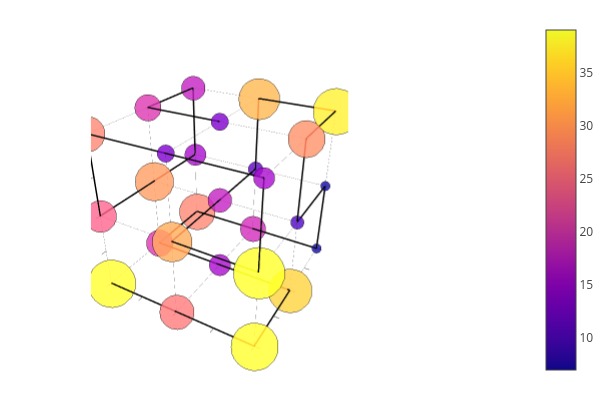

The code cell stored with this chart in its notebook:
### Code cell
plot_cube_with_mutations_on_sphere(x, y, z, lx, ly, lz, PATHS[1234], n_mutations_per_position)

### Figure 1 — Plotly figure (JSON) as saved in the notebook; plotly's stock layout.template omitted (floating-point values rounded to 4 significant figures; data arrays with more than 128 entries replaced by an {"elided": "..."} marker saying what was removed)
{"data": [{"colorbar": {"len": 0.9803, "title": "", "x": 0.6634, "y": 0.5}, "legendgroup": "", "line": {"color": "rgba(0, 0, 0, 0.500)", "dash": "solid", "shape": "linear", "width": 0.5}, "mode": "lines", "name": "", "scene": "scene", "showlegend": false, "type": "scatter3d", "x": [0, 2], "xaxis": "x", "y": [0, 0], "yaxis": "y", "z": [0, 0], "zaxis": "z", "zmax": 39, "zmin": 7}, {"colorbar": {"len": 0.9803, "title": "", "x": 0.6634, "y": 0.5}, "legendgroup": "", "line": {"color": "rgba(0, 0, 0, 0.500)", "dash": "solid", "shape": "linear", "width": 0.5}, "mode": "lines", "name": "", "scene": "scene", "showlegend": false, "type": "scatter3d", "x": [0, 0], "xaxis": "x", "y": [0, 2], "yaxis": "y", "z": [0, 0], "zaxis": "z", "zmax": 39, "zmin": 7}, {"colorbar": {"len": 0.9803, "title": "", "x": 0.6634, "y": 0.5}, "legendgroup": "", "line": {"color": "rgba(0, 0, 0, 0.500)", "dash": "solid", "shape": "linear", "width": 0.5}, "mode": "lines", "name": "", "scene": "scene", "showlegend": false, "type": "scatter3d", "x": [0, 0], "xaxis": "x", "y": [0, 0], "yaxis": "y", "z": [0, 2], "zaxis": "z", "zmax": 39, "zmin": 7}, {"colorbar": {"len": 0.9803, "title": "", "x": 0.6634, "y": 0.5}, "legendgroup": "", "line": {"color": "rgba(0, 0, 0, 0.500)", "dash": "solid", "shape": "linear", "width": 0.5}, "mode": "lines", "name": "", "scene": "scene", "showlegend": false, "type": "scatter3d", "x": [0, 2], "xaxis": "x", "y": [0, 0], "yaxis": "y", "z": [1, 1], "zaxis": "z", "zmax": 39, "zmin": 7}, {"colorbar": {"len": 0.9803, "title": "", "x": 0.6634, "y": 0.5}, "legendgroup": "", "line": {"color": "rgba(0, 0, 0, 0.500)", "dash": "solid", "shape": "linear", "width": 0.5}, "mode": "lines", "name": "", "scene": "scene", "showlegend": false, "type": "scatter3d", "x": [0, 0], "xaxis": "x", "y": [0, 2], "yaxis": "y", "z": [1, 1], "zaxis": "z", "zmax": 39, "zmin": 7}, {"colorbar": {"len": 0.9803, "title": "", "x": 0.6634, "y": 0.5}, "legendgroup": "", "line": {"color": "rgba(0, 0, 0, 0.500)", "dash": "solid", "shape": "linear", "width": 0.5}, "mode": "lines", "name": "", "scene": "scene", "showlegend": false, "type": "scatter3d", "x": [0, 0], "xaxis": "x", "y": [1, 1], "yaxis": "y", "z": [0, 2], "zaxis": "z", "zmax": 39, "zmin": 7}, {"colorbar": {"len": 0.9803, "title": "", "x": 0.6634, "y": 0.5}, "legendgroup": "", "line": {"color": "rgba(0, 0, 0, 0.500)", "dash": "solid", "shape": "linear", "width": 0.5}, "mode": "lines", "name": "", "scene": "scene", "showlegend": false, "type": "scatter3d", "x": [0, 2], "xaxis": "x", "y": [0, 0], "yaxis": "y", "z": [2, 2], "zaxis": "z", "zmax": 39, "zmin": 7}, {"colorbar": {"len": 0.9803, "title": "", "x": 0.6634, "y": 0.5}, "legendgroup": "", "line": {"color": "rgba(0, 0, 0, 0.500)", "dash": "solid", "shape": "linear", "width": 0.5}, "mode": "lines", "name": "", "scene": "scene", "showlegend": false, "type": "scatter3d", "x": [0, 0], "xaxis": "x", "y": [0, 2], "yaxis": "y", "z": [2, 2], "zaxis": "z", "zmax": 39, "zmin": 7}, {"colorbar": {"len": 0.9803, "title": "", "x": 0.6634, "y": 0.5}, "legendgroup": "", "line": {"color": "rgba(0, 0, 0, 0.500)", "dash": "solid", "shape": "linear", "width": 0.5}, "mode": "lines", "name": "", "scene": "scene", "showlegend": false, "type": "scatter3d", "x": [0, 0], "xaxis": "x", "y": [2, 2], "yaxis": "y", "z": [0, 2], "zaxis": "z", "zmax": 39, "zmin": 7}, {"colorbar": {"len": 0.9803, "title": "", "x": 0.6634, "y": 0.5}, "legendgroup": "", "line": {"color": "rgba(0, 0, 0, 0.500)", "dash": "solid", "shape": "linear", "width": 0.5}, "mode": "lines", "name": "", "scene": "scene", "showlegend": false, "type": "scatter3d", "x": [0, 2], "xaxis": "x", "y": [1, 1], "yaxis": "y", "z": [0, 0], "zaxis": "z", "zmax": 39, "zmin": 7}, {"colorbar": {"len": 0.9803, "title": "", "x": 0.6634, "y": 0.5}, "legendgroup": "", "line": {"color": "rgba(0, 0, 0, 0.500)", "dash": "solid", "shape": "linear", "width": 0.5}, "mode": "lines", "name": "", "scene": "scene", "showlegend": false, "type": "scatter3d", "x": [1, 1], "xaxis": "x", "y": [0, 2], "yaxis": "y", "z": [0, 0], "zaxis": "z", "zmax": 39, "zmin": 7}, {"colorbar": {"len": 0.9803, "title": "", "x": 0.6634, "y": 0.5}, "legendgroup": "", "line": {"color": "rgba(0, 0, 0, 0.500)", "dash": "solid", "shape": "linear", "width": 0.5}, "mode": "lines", "name": "", "scene": "scene", "showlegend": false, "type": "scatter3d", "x": [1, 1], "xaxis": "x", "y": [0, 0], "yaxis": "y", "z": [0, 2], "zaxis": "z", "zmax": 39, "zmin": 7}, {"colorbar": {"len": 0.9803, "title": "", "x": 0.6634, "y": 0.5}, "legendgroup": "", "line": {"color": "rgba(0, 0, 0, 0.500)", "dash": "solid", "shape": "linear", "width": 0.5}, "mode": "lines", "name": "", "scene": "scene", "showlegend": false, "type": "scatter3d", "x": [0, 2], "xaxis": "x", "y": [1, 1], "yaxis": "y", "z": [1, 1], "zaxis": "z", "zmax": 39, "zmin": 7}, {"colorbar": {"len": 0.9803, "title": "", "x": 0.6634, "y": 0.5}, "legendgroup": "", "line": {"color": "rgba(0, 0, 0, 0.500)", "dash": "solid", "shape": "linear", "width": 0.5}, "mode": "lines", "name": "", "scene": "scene", "showlegend": false, "type": "scatter3d", "x": [1, 1], "xaxis": "x", "y": [0, 2], "yaxis": "y", "z": [1, 1], "zaxis": "z", "zmax": 39, "zmin": 7}, {"colorbar": {"len": 0.9803, "title": "", "x": 0.6634, "y": 0.5}, "legendgroup": "", "line": {"color": "rgba(0, 0, 0, 0.500)", "dash": "solid", "shape": "linear", "width": 0.5}, "mode": "lines", "name": "", "scene": "scene", "showlegend": false, "type": "scatter3d", "x": [1, 1], "xaxis": "x", "y": [1, 1], "yaxis": "y", "z": [0, 2], "zaxis": "z", "zmax": 39, "zmin": 7}, {"colorbar": {"len": 0.9803, "title": "", "x": 0.6634, "y": 0.5}, "legendgroup": "", "line": {"color": "rgba(0, 0, 0, 0.500)", "dash": "solid", "shape": "linear", "width": 0.5}, "mode": "lines", "name": "", "scene": "scene", "showlegend": false, "type": "scatter3d", "x": [0, 2], "xaxis": "x", "y": [1, 1], "yaxis": "y", "z": [2, 2], "zaxis": "z", "zmax": 39, "zmin": 7}, {"colorbar": {"len": 0.9803, "title": "", "x": 0.6634, "y": 0.5}, "legendgroup": "", "line": {"color": "rgba(0, 0, 0, 0.500)", "dash": "solid", "shape": "linear", "width": 0.5}, "mode": "lines", "name": "", "scene": "scene", "showlegend": false, "type": "scatter3d", "x": [1, 1], "xaxis": "x", "y": [0, 2], "yaxis": "y", "z": [2, 2], "zaxis": "z", "zmax": 39, "zmin": 7}, {"colorbar": {"len": 0.9803, "title": "", "x": 0.6634, "y": 0.5}, "legendgroup": "", "line": {"color": "rgba(0, 0, 0, 0.500)", "dash": "solid", "shape": "linear", "width": 0.5}, "mode": "lines", "name": "", "scene": "scene", "showlegend": false, "type": "scatter3d", "x": [1, 1], "xaxis": "x", "y": [2, 2], "yaxis": "y", "z": [0, 2], "zaxis": "z", "zmax": 39, "zmin": 7}, {"colorbar": {"len": 0.9803, "title": "", "x": 0.6634, "y": 0.5}, "legendgroup": "", "line": {"color": "rgba(0, 0, 0, 0.500)", "dash": "solid", "shape": "linear", "width": 0.5}, "mode": "lines", "name": "", "scene": "scene", "showlegend": false, "type": "scatter3d", "x": [0, 2], "xaxis": "x", "y": [2, 2], "yaxis": "y", "z": [0, 0], "zaxis": "z", "zmax": 39, "zmin": 7}, {"colorbar": {"len": 0.9803, "title": "", "x": 0.6634, "y": 0.5}, "legendgroup": "", "line": {"color": "rgba(0, 0, 0, 0.500)", "dash": "solid", "shape": "linear", "width": 0.5}, "mode": "lines", "name": "", "scene": "scene", "showlegend": false, "type": "scatter3d", "x": [2, 2], "xaxis": "x", "y": [0, 2], "yaxis": "y", "z": [0, 0], "zaxis": "z", "zmax": 39, "zmin": 7}, {"colorbar": {"len": 0.9803, "title": "", "x": 0.6634, "y": 0.5}, "legendgroup": "", "line": {"color": "rgba(0, 0, 0, 0.500)", "dash": "solid", "shape": "linear", "width": 0.5}, "mode": "lines", "name": "", "scene": "scene", "showlegend": false, "type": "scatter3d", "x": [2, 2], "xaxis": "x", "y": [0, 0], "yaxis": "y", "z": [0, 2], "zaxis": "z", "zmax": 39, "zmin": 7}, {"colorbar": {"len": 0.9803, "title": "", "x": 0.6634, "y": 0.5}, "legendgroup": "", "line": {"color": "rgba(0, 0, 0, 0.500)", "dash": "solid", "shape": "linear", "width": 0.5}, "mode": "lines", "name": "", "scene": "scene", "showlegend": false, "type": "scatter3d", "x": [0, 2], "xaxis": "x", "y": [2, 2], "yaxis": "y", "z": [1, 1], "zaxis": "z", "zmax": 39, "zmin": 7}, {"colorbar": {"len": 0.9803, "title": "", "x": 0.6634, "y": 0.5}, "legendgroup": "", "line": {"color": "rgba(0, 0, 0, 0.500)", "dash": "solid", "shape": "linear", "width": 0.5}, "mode": "lines", "name": "", "scene": "scene", "showlegend": false, "type": "scatter3d", "x": [2, 2], "xaxis": "x", "y": [0, 2], "yaxis": "y", "z": [1, 1], "zaxis": "z", "zmax": 39, "zmin": 7}, {"colorbar": {"len": 0.9803, "title": "", "x": 0.6634, "y": 0.5}, "legendgroup": "", "line": {"color": "rgba(0, 0, 0, 0.500)", "dash": "solid", "shape": "linear", "width": 0.5}, "mode": "lines", "name": "", "scene": "scene", "showlegend": false, "type": "scatter3d", "x": [2, 2], "xaxis": "x", "y": [1, 1], "yaxis": "y", "z": [0, 2], "zaxis": "z", "zmax": 39, "zmin": 7}, {"colorbar": {"len": 0.9803, "title": "", "x": 0.6634, "y": 0.5}, "legendgroup": "", "line": {"color": "rgba(0, 0, 0, 0.500)", "dash": "solid", "shape": "linear", "width": 0.5}, "mode": "lines", "name": "", "scene": "scene", "showlegend": false, "type": "scatter3d", "x": [0, 2], "xaxis": "x", "y": [2, 2], "yaxis": "y", "z": [2, 2], "zaxis": "z", "zmax": 39, "zmin": 7}, {"colorbar": {"len": 0.9803, "title": "", "x": 0.6634, "y": 0.5}, "legendgroup": "", "line": {"color": "rgba(0, 0, 0, 0.500)", "dash": "solid", "shape": "linear", "width": 0.5}, "mode": "lines", "name": "", "scene": "scene", "showlegend": false, "type": "scatter3d", "x": [2, 2], "xaxis": "x", "y": [0, 2], "yaxis": "y", "z": [2, 2], "zaxis": "z", "zmax": 39, "zmin": 7}, {"colorbar": {"len": 0.9803, "title": "", "x": 0.6634, "y": 0.5}, "legendgroup": "", "line": {"color": "rgba(0, 0, 0, 0.500)", "dash": "solid", "shape": "linear", "width": 0.5}, "mode": "lines", "name": "", "scene": "scene", "showlegend": false, "type": "scatter3d", "x": [2, 2], "xaxis": "x", "y": [2, 2], "yaxis": "y", "z": [0, 2], "zaxis": "z", "zmax": 39, "zmin": 7}, {"colorbar": {"len": 0.9803, "title": "", "x": 0.6634, "y": 0.5}, "legendgroup": "", "line": {"color": "rgba(0, 0, 0, 1.000)", "dash": "solid", "shape": "linear", "width": 3}, "mode": "lines", "name": "", "scene": "scene", "showlegend": false, "type": "scatter3d", "x": [0, 1], "xaxis": "x", "y": [0, 0], "yaxis": "y", "z": [0, 0], "zaxis": "z", "zmax": 39, "zmin": 7}, {"colorbar": {"len": 0.9803, "title": "", "x": 0.6634, "y": 0.5}, "legendgroup": "", "line": {"color": "rgba(0, 0, 0, 1.000)", "dash": "solid", "shape": "linear", "width": 3}, "mode": "lines", "name": "", "scene": "scene", "showlegend": false, "type": "scatter3d", "x": [1, 2], "xaxis": "x", "y": [0, 0], "yaxis": "y", "z": [0, 0], "zaxis": "z", "zmax": 39, "zmin": 7}, {"colorbar": {"len": 0.9803, "title": "", "x": 0.6634, "y": 0.5}, "legendgroup": "", "line": {"color": "rgba(0, 0, 0, 1.000)", "dash": "solid", "shape": "linear", "width": 3}, "mode": "lines", "name": "", "scene": "scene", "showlegend": false, "type": "scatter3d", "x": [2, 2], "xaxis": "x", "y": [0, 1], "yaxis": "y", "z": [0, 0], "zaxis": "z", "zmax": 39, "zmin": 7}, {"colorbar": {"len": 0.9803, "title": "", "x": 0.6634, "y": 0.5}, "legendgroup": "", "line": {"color": "rgba(0, 0, 0, 1.000)", "dash": "solid", "shape": "linear", "width": 3}, "mode": "lines", "name": "", "scene": "scene", "showlegend": false, "type": "scatter3d", "x": [2, 1], "xaxis": "x", "y": [1, 1], "yaxis": "y", "z": [0, 0], "zaxis": "z", "zmax": 39, "zmin": 7}, {"colorbar": {"len": 0.9803, "title": "", "x": 0.6634, "y": 0.5}, "legendgroup": "", "line": {"color": "rgba(0, 0, 0, 1.000)", "dash": "solid", "shape": "linear", "width": 3}, "mode": "lines", "name": "", "scene": "scene", "showlegend": false, "type": "scatter3d", "x": [1, 0], "xaxis": "x", "y": [1, 1], "yaxis": "y", "z": [0, 0], "zaxis": "z", "zmax": 39, "zmin": 7}, {"colorbar": {"len": 0.9803, "title": "", "x": 0.6634, "y": 0.5}, "legendgroup": "", "line": {"color": "rgba(0, 0, 0, 1.000)", "dash": "solid", "shape": "linear", "width": 3}, "mode": "lines", "name": "", "scene": "scene", "showlegend": false, "type": "scatter3d", "x": [0, 0], "xaxis": "x", "y": [1, 2], "yaxis": "y", "z": [0, 0], "zaxis": "z", "zmax": 39, "zmin": 7}, {"colorbar": {"len": 0.9803, "title": "", "x": 0.6634, "y": 0.5}, "legendgroup": "", "line": {"color": "rgba(0, 0, 0, 1.000)", "dash": "solid", "shape": "linear", "width": 3}, "mode": "lines", "name": "", "scene": "scene", "showlegend": false, "type": "scatter3d", "x": [0, 1], "xaxis": "x", "y": [2, 2], "yaxis": "y", "z": [0, 0], "zaxis": "z", "zmax": 39, "zmin": 7}, {"colorbar": {"len": 0.9803, "title": "", "x": 0.6634, "y": 0.5}, "legendgroup": "", "line": {"color": "rgba(0, 0, 0, 1.000)", "dash": "solid", "shape": "linear", "width": 3}, "mode": "lines", "name": "", "scene": "scene", "showlegend": false, "type": "scatter3d", "x": [1, 2], "xaxis": "x", "y": [2, 2], "yaxis": "y", "z": [0, 0], "zaxis": "z", "zmax": 39, "zmin": 7}, {"colorbar": {"len": 0.9803, "title": "", "x": 0.6634, "y": 0.5}, "legendgroup": "", "line": {"color": "rgba(0, 0, 0, 1.000)", "dash": "solid", "shape": "linear", "width": 3}, "mode": "lines", "name": "", "scene": "scene", "showlegend": false, "type": "scatter3d", "x": [2, 2], "xaxis": "x", "y": [2, 2], "yaxis": "y", "z": [0, 1], "zaxis": "z", "zmax": 39, "zmin": 7}, {"colorbar": {"len": 0.9803, "title": "", "x": 0.6634, "y": 0.5}, "legendgroup": "", "line": {"color": "rgba(0, 0, 0, 1.000)", "dash": "solid", "shape": "linear", "width": 3}, "mode": "lines", "name": "", "scene": "scene", "showlegend": false, "type": "scatter3d", "x": [2, 2], "xaxis": "x", "y": [2, 1], "yaxis": "y", "z": [1, 1], "zaxis": "z", "zmax": 39, "zmin": 7}, {"colorbar": {"len": 0.9803, "title": "", "x": 0.6634, "y": 0.5}, "legendgroup": "", "line": {"color": "rgba(0, 0, 0, 1.000)", "dash": "solid", "shape": "linear", "width": 3}, "mode": "lines", "name": "", "scene": "scene", "showlegend": false, "type": "scatter3d", "x": [2, 2], "xaxis": "x", "y": [1, 1], "yaxis": "y", "z": [1, 2], "zaxis": "z", "zmax": 39, "zmin": 7}, {"colorbar": {"len": 0.9803, "title": "", "x": 0.6634, "y": 0.5}, "legendgroup": "", "line": {"color": "rgba(0, 0, 0, 1.000)", "dash": "solid", "shape": "linear", "width": 3}, "mode": "lines", "name": "", "scene": "scene", "showlegend": false, "type": "scatter3d", "x": [2, 2], "xaxis": "x", "y": [1, 2], "yaxis": "y", "z": [2, 2], "zaxis": "z", "zmax": 39, "zmin": 7}, {"colorbar": {"len": 0.9803, "title": "", "x": 0.6634, "y": 0.5}, "legendgroup": "", "line": {"color": "rgba(0, 0, 0, 1.000)", "dash": "solid", "shape": "linear", "width": 3}, "mode": "lines", "name": "", "scene": "scene", "showlegend": false, "type": "scatter3d", "x": [2, 1], "xaxis": "x", "y": [2, 2], "yaxis": "y", "z": [2, 2], "zaxis": "z", "zmax": 39, "zmin": 7}, {"colorbar": {"len": 0.9803, "title": "", "x": 0.6634, "y": 0.5}, "legendgroup": "", "line": {"color": "rgba(0, 0, 0, 1.000)", "dash": "solid", "shape": "linear", "width": 3}, "mode": "lines", "name": "", "scene": "scene", "showlegend": false, "type": "scatter3d", "x": [1, 1], "xaxis": "x", "y": [2, 2], "yaxis": "y", "z": [2, 1], "zaxis": "z", "zmax": 39, "zmin": 7}, {"colorbar": {"len": 0.9803, "title": "", "x": 0.6634, "y": 0.5}, "legendgroup": "", "line": {"color": "rgba(0, 0, 0, 1.000)", "dash": "solid", "shape": "linear", "width": 3}, "mode": "lines", "name": "", "scene": "scene", "showlegend": false, "type": "scatter3d", "x": [1, 1], "xaxis": "x", "y": [2, 1], "yaxis": "y", "z": [1, 1], "zaxis": "z", "zmax": 39, "zmin": 7}, {"colorbar": {"len": 0.9803, "title": "", "x": 0.6634, "y": 0.5}, "legendgroup": "", "line": {"color": "rgba(0, 0, 0, 1.000)", "dash": "solid", "shape": "linear", "width": 3}, "mode": "lines", "name": "", "scene": "scene", "showlegend": false, "type": "scatter3d", "x": [1, 1], "xaxis": "x", "y": [1, 0], "yaxis": "y", "z": [1, 1], "zaxis": "z", "zmax": 39, "zmin": 7}, {"colorbar": {"len": 0.9803, "title": "", "x": 0.6634, "y": 0.5}, "legendgroup": "", "line": {"color": "rgba(0, 0, 0, 1.000)", "dash": "solid", "shape": "linear", "width": 3}, "mode": "lines", "name": "", "scene": "scene", "showlegend": false, "type": "scatter3d", "x": [1, 2], "xaxis": "x", "y": [0, 0], "yaxis": "y", "z": [1, 1], "zaxis": "z", "zmax": 39, "zmin": 7}, {"colorbar": {"len": 0.9803, "title": "", "x": 0.6634, "y": 0.5}, "legendgroup": "", "line": {"color": "rgba(0, 0, 0, 1.000)", "dash": "solid", "shape": "linear", "width": 3}, "mode": "lines", "name": "", "scene": "scene", "showlegend": false, "type": "scatter3d", "x": [2, 2], "xaxis": "x", "y": [0, 0], "yaxis": "y", "z": [1, 2], "zaxis": "z", "zmax": 39, "zmin": 7}, {"colorbar": {"len": 0.9803, "title": "", "x": 0.6634, "y": 0.5}, "legendgroup": "", "line": {"color": "rgba(0, 0, 0, 1.000)", "dash": "solid", "shape": "linear", "width": 3}, "mode": "lines", "name": "", "scene": "scene", "showlegend": false, "type": "scatter3d", "x": [2, 1], "xaxis": "x", "y": [0, 0], "yaxis": "y", "z": [2, 2], "zaxis": "z", "zmax": 39, "zmin": 7}, {"colorbar": {"len": 0.9803, "title": "", "x": 0.6634, "y": 0.5}, "legendgroup": "", "line": {"color": "rgba(0, 0, 0, 1.000)", "dash": "solid", "shape": "linear", "width": 3}, "mode": "lines", "name": "", "scene": "scene", "showlegend": false, "type": "scatter3d", "x": [1, 0], "xaxis": "x", "y": [0, 0], "yaxis": "y", "z": [2, 2], "zaxis": "z", "zmax": 39, "zmin": 7}, {"colorbar": {"len": 0.9803, "title": "", "x": 0.6634, "y": 0.5}, "legendgroup": "", "line": {"color": "rgba(0, 0, 0, 1.000)", "dash": "solid", "shape": "linear", "width": 3}, "mode": "lines", "name": "", "scene": "scene", "showlegend": false, "type": "scatter3d", "x": [0, 0], "xaxis": "x", "y": [0, 0], "yaxis": "y", "z": [2, 1], "zaxis": "z", "zmax": 39, "zmin": 7}, {"colorbar": {"len": 0.9803, "title": "", "x": 0.6634, "y": 0.5}, "legendgroup": "", "line": {"color": "rgba(0, 0, 0, 1.000)", "dash": "solid", "shape": "linear", "width": 3}, "mode": "lines", "name": "", "scene": "scene", "showlegend": false, "type": "scatter3d", "x": [0, 0], "xaxis": "x", "y": [0, 1], "yaxis": "y", "z": [1, 1], "zaxis": "z", "zmax": 39, "zmin": 7}, {"colorbar": {"len": 0.9803, "title": "", "x": 0.6634, "y": 0.5}, "legendgroup": "", "line": {"color": "rgba(0, 0, 0, 1.000)", "dash": "solid", "shape": "linear", "width": 3}, "mode": "lines", "name": "", "scene": "scene", "showlegend": false, "type": "scatter3d", "x": [0, 0], "xaxis": "x", "y": [1, 2], "yaxis": "y", "z": [1, 1], "zaxis": "z", "zmax": 39, "zmin": 7}, {"colorbar": {"len": 0.9803, "title": "", "x": 0.6634, "y": 0.5}, "legendgroup": "", "line": {"color": "rgba(0, 0, 0, 1.000)", "dash": "solid", "shape": "linear", "width": 3}, "mode": "lines", "name": "", "scene": "scene", "showlegend": false, "type": "scatter3d", "x": [0, 0], "xaxis": "x", "y": [2, 2], "yaxis": "y", "z": [1, 2], "zaxis": "z", "zmax": 39, "zmin": 7}, {"colorbar": {"len": 0.9803, "title": "", "x": 0.6634, "y": 0.5}, "legendgroup": "", "line": {"color": "rgba(0, 0, 0, 1.000)", "dash": "solid", "shape": "linear", "width": 3}, "mode": "lines", "name": "", "scene": "scene", "showlegend": false, "type": "scatter3d", "x": [0, 0], "xaxis": "x", "y": [2, 1], "yaxis": "y", "z": [2, 2], "zaxis": "z", "zmax": 39, "zmin": 7}, {"colorbar": {"len": 0.9803, "title": "", "x": 0.6634, "y": 0.5}, "legendgroup": "", "line": {"color": "rgba(0, 0, 0, 1.000)", "dash": "solid", "shape": "linear", "width": 3}, "mode": "lines", "name": "", "scene": "scene", "showlegend": false, "type": "scatter3d", "x": [0, 1], "xaxis": "x", "y": [1, 1], "yaxis": "y", "z": [2, 2], "zaxis": "z", "zmax": 39, "zmin": 7}, {"colorbar": {"len": 0.9803, "title": "", "x": 0.6634, "y": 0.5}, "hoverinfo": "text", "legendgroup": "", "marker": {"color": "rgba(252, 208, 37, 0.800)", "line": {"color": "rgba(0, 0, 0, 0.800)", "width": 0.5}, "size": 27.69, "symbol": "circle"}, "mode": "markers", "name": "", "scene": "scene", "showlegend": false, "text": [13.85], "type": "scatter3d", "x": [0], "xaxis": "x", "y": [0], "yaxis": "y", "z": [0], "zaxis": "z", "zmax": 39, "zmin": 7}, {"colorbar": {"len": 0.9803, "title": "", "x": 0.6634, "y": 0.5}, "hoverinfo": "text", "legendgroup": "", "marker": {"color": "rgba(224, 98, 99, 0.800)", "line": {"color": "rgba(0, 0, 0, 0.800)", "width": 0.5}, "size": 20, "symbol": "circle"}, "mode": "markers", "name": "", "scene": "scene", "showlegend": false, "text": [10], "type": "scatter3d", "x": [1], "xaxis": "x", "y": [0], "yaxis": "y", "z": [0], "zaxis": "z", "zmax": 39, "zmin": 7}, {"colorbar": {"len": 0.9803, "title": "", "x": 0.6634, "y": 0.5}, "hoverinfo": "text", "legendgroup": "", "marker": {"color": "rgba(252, 208, 37, 0.800)", "line": {"color": "rgba(0, 0, 0, 0.800)", "width": 0.5}, "size": 27.69, "symbol": "circle"}, "mode": "markers", "name": "", "scene": "scene", "showlegend": false, "text": [13.85], "type": "scatter3d", "x": [2], "xaxis": "x", "y": [0], "yaxis": "y", "z": [0], "zaxis": "z", "zmax": 39, "zmin": 7}, {"colorbar": {"len": 0.9803, "title": "", "x": 0.6634, "y": 0.5}, "hoverinfo": "text", "legendgroup": "", "marker": {"color": "rgba(178, 44, 142, 0.800)", "line": {"color": "rgba(0, 0, 0, 0.800)", "width": 0.5}, "size": 15.38, "symbol": "circle"}, "mode": "markers", "name": "", "scene": "scene", "showlegend": false, "text": [7.692], "type": "scatter3d", "x": [0], "xaxis": "x", "y": [1], "yaxis": "y", "z": [0], "zaxis": "z", "zmax": 39, "zmin": 7}, {"colorbar": {"len": 0.9803, "title": "", "x": 0.6634, "y": 0.5}, "hoverinfo": "text", "legendgroup": "", "marker": {"color": "rgba(137, 9, 166, 0.800)", "line": {"color": "rgba(0, 0, 0, 0.800)", "width": 0.5}, "size": 12.31, "symbol": "circle"}, "mode": "markers", "name": "", "scene": "scene", "showlegend": false, "text": [6.154], "type": "scatter3d", "x": [1], "xaxis": "x", "y": [1], "yaxis": "y", "z": [0], "zaxis": "z", "zmax": 39, "zmin": 7}, {"colorbar": {"len": 0.9803, "title": "", "x": 0.6634, "y": 0.5}, "hoverinfo": "text", "legendgroup": "", "marker": {"color": "rgba(253, 171, 51, 0.800)", "line": {"color": "rgba(0, 0, 0, 0.800)", "width": 0.5}, "size": 25.38, "symbol": "circle"}, "mode": "markers", "name": "", "scene": "scene", "showlegend": false, "text": [12.69], "type": "scatter3d", "x": [2], "xaxis": "x", "y": [1], "yaxis": "y", "z": [0], "zaxis": "z", "zmax": 39, "zmin": 7}, {"colorbar": {"len": 0.9803, "title": "", "x": 0.6634, "y": 0.5}, "hoverinfo": "text", "legendgroup": "", "marker": {"color": "rgba(230, 108, 92, 0.800)", "line": {"color": "rgba(0, 0, 0, 0.800)", "width": 0.5}, "size": 20.77, "symbol": "circle"}, "mode": "markers", "name": "", "scene": "scene", "showlegend": false, "text": [10.38], "type": "scatter3d", "x": [0], "xaxis": "x", "y": [2], "yaxis": "y", "z": [0], "zaxis": "z", "zmax": 39, "zmin": 7}, {"colorbar": {"len": 0.9803, "title": "", "x": 0.6634, "y": 0.5}, "hoverinfo": "text", "legendgroup": "", "marker": {"color": "rgba(169, 35, 150, 0.800)", "line": {"color": "rgba(0, 0, 0, 0.800)", "width": 0.5}, "size": 14.62, "symbol": "circle"}, "mode": "markers", "name": "", "scene": "scene", "showlegend": false, "text": [7.308], "type": "scatter3d", "x": [1], "xaxis": "x", "y": [2], "yaxis": "y", "z": [0], "zaxis": "z", "zmax": 39, "zmin": 7}, {"colorbar": {"len": 0.9803, "title": "", "x": 0.6634, "y": 0.5}, "hoverinfo": "text", "legendgroup": "", "marker": {"color": "rgba(13, 8, 135, 0.800)", "line": {"color": "rgba(0, 0, 0, 0.800)", "width": 0.5}, "size": 5.385, "symbol": "circle"}, "mode": "markers", "name": "", "scene": "scene", "showlegend": false, "text": [2.692], "type": "scatter3d", "x": [2], "xaxis": "x", "y": [2], "yaxis": "y", "z": [0], "zaxis": "z", "zmax": 39, "zmin": 7}, {"colorbar": {"len": 0.9803, "title": "", "x": 0.6634, "y": 0.5}, "hoverinfo": "text", "legendgroup": "", "marker": {"color": "rgba(210, 80, 113, 0.800)", "line": {"color": "rgba(0, 0, 0, 0.800)", "width": 0.5}, "size": 18.46, "symbol": "circle"}, "mode": "markers", "name": "", "scene": "scene", "showlegend": false, "text": [9.231], "type": "scatter3d", "x": [0], "xaxis": "x", "y": [0], "yaxis": "y", "z": [1], "zaxis": "z", "zmax": 39, "zmin": 7}, {"colorbar": {"len": 0.9803, "title": "", "x": 0.6634, "y": 0.5}, "hoverinfo": "text", "legendgroup": "", "marker": {"color": "rgba(244, 138, 72, 0.800)", "line": {"color": "rgba(0, 0, 0, 0.800)", "width": 0.5}, "size": 23.08, "symbol": "circle"}, "mode": "markers", "name": "", "scene": "scene", "showlegend": false, "text": [11.54], "type": "scatter3d", "x": [1], "xaxis": "x", "y": [0], "yaxis": "y", "z": [1], "zaxis": "z", "zmax": 39, "zmin": 7}, {"colorbar": {"len": 0.9803, "title": "", "x": 0.6634, "y": 0.5}, "hoverinfo": "text", "legendgroup": "", "marker": {"color": "rgba(240, 249, 33, 0.800)", "line": {"color": "rgba(0, 0, 0, 0.800)", "width": 0.5}, "size": 30, "symbol": "circle"}, "mode": "markers", "name": "", "scene": "scene", "showlegend": false, "text": [15], "type": "scatter3d", "x": [2], "xaxis": "x", "y": [0], "yaxis": "y", "z": [1], "zaxis": "z", "zmax": 39, "zmin": 7}, {"colorbar": {"len": 0.9803, "title": "", "x": 0.6634, "y": 0.5}, "hoverinfo": "text", "legendgroup": "", "marker": {"color": "rgba(240, 127, 79, 0.800)", "line": {"color": "rgba(0, 0, 0, 0.800)", "width": 0.5}, "size": 22.31, "symbol": "circle"}, "mode": "markers", "name": "", "scene": "scene", "showlegend": false, "text": [11.15], "type": "scatter3d", "x": [0], "xaxis": "x", "y": [1], "yaxis": "y", "z": [1], "zaxis": "z", "zmax": 39, "zmin": 7}, {"colorbar": {"len": 0.9803, "title": "", "x": 0.6634, "y": 0.5}, "hoverinfo": "text", "legendgroup": "", "marker": {"color": "rgba(159, 26, 156, 0.800)", "line": {"color": "rgba(0, 0, 0, 0.800)", "width": 0.5}, "size": 13.85, "symbol": "circle"}, "mode": "markers", "name": "", "scene": "scene", "showlegend": false, "text": [6.923], "type": "scatter3d", "x": [1], "xaxis": "x", "y": [1], "yaxis": "y", "z": [1], "zaxis": "z", "zmax": 39, "zmin": 7}, {"colorbar": {"len": 0.9803, "title": "", "x": 0.6634, "y": 0.5}, "hoverinfo": "text", "legendgroup": "", "marker": {"color": "rgba(63, 4, 156, 0.800)", "line": {"color": "rgba(0, 0, 0, 0.800)", "width": 0.5}, "size": 7.692, "symbol": "circle"}, "mode": "markers", "name": "", "scene": "scene", "showlegend": false, "text": [3.846], "type": "scatter3d", "x": [2], "xaxis": "x", "y": [1], "yaxis": "y", "z": [1], "zaxis": "z", "zmax": 39, "zmin": 7}, {"colorbar": {"len": 0.9803, "title": "", "x": 0.6634, "y": 0.5}, "hoverinfo": "text", "legendgroup": "", "marker": {"color": "rgba(137, 9, 166, 0.800)", "line": {"color": "rgba(0, 0, 0, 0.800)", "width": 0.5}, "size": 12.31, "symbol": "circle"}, "mode": "markers", "name": "", "scene": "scene", "showlegend": false, "text": [6.154], "type": "scatter3d", "x": [0], "xaxis": "x", "y": [2], "yaxis": "y", "z": [1], "zaxis": "z", "zmax": 39, "zmin": 7}, {"colorbar": {"len": 0.9803, "title": "", "x": 0.6634, "y": 0.5}, "hoverinfo": "text", "legendgroup": "", "marker": {"color": "rgba(76, 2, 161, 0.800)", "line": {"color": "rgba(0, 0, 0, 0.800)", "width": 0.5}, "size": 8.462, "symbol": "circle"}, "mode": "markers", "name": "", "scene": "scene", "showlegend": false, "text": [4.231], "type": "scatter3d", "x": [1], "xaxis": "x", "y": [2], "yaxis": "y", "z": [1], "zaxis": "z", "zmax": 39, "zmin": 7}, {"colorbar": {"len": 0.9803, "title": "", "x": 0.6634, "y": 0.5}, "hoverinfo": "text", "legendgroup": "", "marker": {"color": "rgba(13, 8, 135, 0.800)", "line": {"color": "rgba(0, 0, 0, 0.800)", "width": 0.5}, "size": 5.385, "symbol": "circle"}, "mode": "markers", "name": "", "scene": "scene", "showlegend": false, "text": [2.692], "type": "scatter3d", "x": [2], "xaxis": "x", "y": [2], "yaxis": "y", "z": [1], "zaxis": "z", "zmax": 39, "zmin": 7}, {"colorbar": {"len": 0.9803, "title": "", "x": 0.6634, "y": 0.5}, "hoverinfo": "text", "legendgroup": "", "marker": {"color": "rgba(230, 108, 92, 0.800)", "line": {"color": "rgba(0, 0, 0, 0.800)", "width": 0.5}, "size": 20.77, "symbol": "circle"}, "mode": "markers", "name": "", "scene": "scene", "showlegend": false, "text": [10.38], "type": "scatter3d", "x": [0], "xaxis": "x", "y": [0], "yaxis": "y", "z": [2], "zaxis": "z", "zmax": 39, "zmin": 7}, {"colorbar": {"len": 0.9803, "title": "", "x": 0.6634, "y": 0.5}, "hoverinfo": "text", "legendgroup": "", "marker": {"color": "rgba(102, 0, 167, 0.800)", "line": {"color": "rgba(0, 0, 0, 0.800)", "width": 0.5}, "size": 10, "symbol": "circle"}, "mode": "markers", "name": "", "scene": "scene", "showlegend": false, "text": [5], "type": "scatter3d", "x": [1], "xaxis": "x", "y": [0], "yaxis": "y", "z": [2], "zaxis": "z", "zmax": 39, "zmin": 7}, {"colorbar": {"len": 0.9803, "title": "", "x": 0.6634, "y": 0.5}, "hoverinfo": "text", "legendgroup": "", "marker": {"color": "rgba(137, 9, 166, 0.800)", "line": {"color": "rgba(0, 0, 0, 0.800)", "width": 0.5}, "size": 12.31, "symbol": "circle"}, "mode": "markers", "name": "", "scene": "scene", "showlegend": false, "text": [6.154], "type": "scatter3d", "x": [2], "xaxis": "x", "y": [0], "yaxis": "y", "z": [2], "zaxis": "z", "zmax": 39, "zmin": 7}, {"colorbar": {"len": 0.9803, "title": "", "x": 0.6634, "y": 0.5}, "hoverinfo": "text", "legendgroup": "", "marker": {"color": "rgba(178, 44, 142, 0.800)", "line": {"color": "rgba(0, 0, 0, 0.800)", "width": 0.5}, "size": 15.38, "symbol": "circle"}, "mode": "markers", "name": "", "scene": "scene", "showlegend": false, "text": [7.692], "type": "scatter3d", "x": [0], "xaxis": "x", "y": [1], "yaxis": "y", "z": [2], "zaxis": "z", "zmax": 39, "zmin": 7}, {"colorbar": {"len": 0.9803, "title": "", "x": 0.6634, "y": 0.5}, "hoverinfo": "text", "legendgroup": "", "marker": {"color": "rgba(102, 0, 167, 0.800)", "line": {"color": "rgba(0, 0, 0, 0.800)", "width": 0.5}, "size": 10, "symbol": "circle"}, "mode": "markers", "name": "", "scene": "scene", "showlegend": false, "text": [5], "type": "scatter3d", "x": [1], "xaxis": "x", "y": [1], "yaxis": "y", "z": [2], "zaxis": "z", "zmax": 39, "zmin": 7}, {"colorbar": {"len": 0.9803, "title": "", "x": 0.6634, "y": 0.5}, "hoverinfo": "text", "legendgroup": "", "marker": {"color": "rgba(235, 117, 85, 0.800)", "line": {"color": "rgba(0, 0, 0, 0.800)", "width": 0.5}, "size": 21.54, "symbol": "circle"}, "mode": "markers", "name": "", "scene": "scene", "showlegend": false, "text": [10.77], "type": "scatter3d", "x": [2], "xaxis": "x", "y": [1], "yaxis": "y", "z": [2], "zaxis": "z", "zmax": 39, "zmin": 7}, {"colorbar": {"len": 0.9803, "title": "", "x": 0.6634, "y": 0.5}, "hoverinfo": "text", "legendgroup": "", "marker": {"color": "rgba(159, 26, 156, 0.800)", "line": {"color": "rgba(0, 0, 0, 0.800)", "width": 0.5}, "size": 13.85, "symbol": "circle"}, "mode": "markers", "name": "", "scene": "scene", "showlegend": false, "text": [6.923], "type": "scatter3d", "x": [0], "xaxis": "x", "y": [2], "yaxis": "y", "z": [2], "zaxis": "z", "zmax": 39, "zmin": 7}, {"colorbar": {"len": 0.9803, "title": "", "x": 0.6634, "y": 0.5}, "hoverinfo": "text", "legendgroup": "", "marker": {"color": "rgba(248, 148, 65, 0.800)", "line": {"color": "rgba(0, 0, 0, 0.800)", "width": 0.5}, "size": 23.85, "symbol": "circle"}, "mode": "markers", "name": "", "scene": "scene", "showlegend": false, "text": [11.92], "type": "scatter3d", "x": [1], "xaxis": "x", "y": [2], "yaxis": "y", "z": [2], "zaxis": "z", "zmax": 39, "zmin": 7}, {"colorbar": {"len": 0.9803, "title": "", "x": 0.6634, "y": 0.5}, "hoverinfo": "text", "legendgroup": "", "marker": {"color": "rgba(253, 195, 40, 0.800)", "line": {"color": "rgba(0, 0, 0, 0.800)", "width": 0.5}, "size": 26.92, "symbol": "circle"}, "mode": "markers", "name": "", "scene": "scene", "showlegend": false, "text": [13.46], "type": "scatter3d", "x": [2], "xaxis": "x", "y": [2], "yaxis": "y", "z": [2], "zaxis": "z", "zmax": 39, "zmin": 7}, {"colorbar": {"len": 0.9803, "title": "", "x": 0.6634, "y": 0.5}, "hoverinfo": "none", "marker": {"cmax": 39, "cmin": 7, "color": [0.5], "colorscale": {"elided": "256x2 mixed values"}, "opacity": 1e-10, "showscale": true, "size": 1e-10}, "mode": "markers", "name": "", "scene": "scene", "showlegend": false, "type": "scatter3d", "x": [0], "xaxis": "x", "y": [0], "yaxis": "y", "z": [0], "zaxis": "z", "zmax": 39, "zmin": 7}], "layout": {"annotations": [], "height": 400, "legend": {"bgcolor": "rgba(255, 255, 255, 1.000)", "bordercolor": "rgba(0, 0, 0, 1.000)", "borderwidth": 1, "font": {"color": "rgba(0, 0, 0, 1.000)", "family": "sans-serif", "size": 11}, "title": {"font": {"color": "rgba(0, 0, 0, 1.000)", "family": "sans-serif", "size": 15}, "text": ""}, "tracegroupgap": 0, "traceorder": "normal", "x": 1, "xanchor": "auto", "y": 1, "yanchor": "auto"}, "margin": {"b": 20, "l": 0, "r": 0, "t": 20}, "paper_bgcolor": "rgba(255, 255, 255, 1.000)", "plot_bgcolor": "rgba(255, 255, 255, 1.000)", "scene": {"camera": {"eye": {"x": 1.126, "y": -1.95, "z": 1.3}, "projection": "orthographic"}, "domain": {"x": [0.1732, 0.6634], "y": [0.009843, 0.9902]}, "xaxis": {"gridcolor": "rgba(0, 0, 0, 0.100)", "gridwidth": 0.5, "linecolor": "rgba(0, 0, 0, 1.000)", "mirror": false, "range": [0, 2], "showgrid": false, "showline": false, "showticklabels": false, "tickangle": 0, "ticks": "inside", "title": "", "type": "-", "visible": true, "zeroline": false, "zerolinecolor": "rgba(0, 0, 0, 1.000)"}, "yaxis": {"gridcolor": "rgba(0, 0, 0, 0.100)", "gridwidth": 0.5, "linecolor": "rgba(0, 0, 0, 1.000)", "mirror": false, "range": [0, 2], "showgrid": false, "showline": false, "showticklabels": false, "tickangle": 0, "ticks": "inside", "title": "", "type": "-", "visible": true, "zeroline": false, "zerolinecolor": "rgba(0, 0, 0, 1.000)"}, "zaxis": {"gridcolor": "rgba(0, 0, 0, 0.100)", "gridwidth": 0.5, "linecolor": "rgba(0, 0, 0, 1.000)", "mirror": false, "range": [0, 2], "showgrid": false, "showline": false, "showticklabels": false, "tickangle": 0, "ticks": "inside", "title": "", "type": "-", "visible": true, "zeroline": false, "zerolinecolor": "rgba(0, 0, 0, 1.000)"}}, "showlegend": true, "width": 600}}
